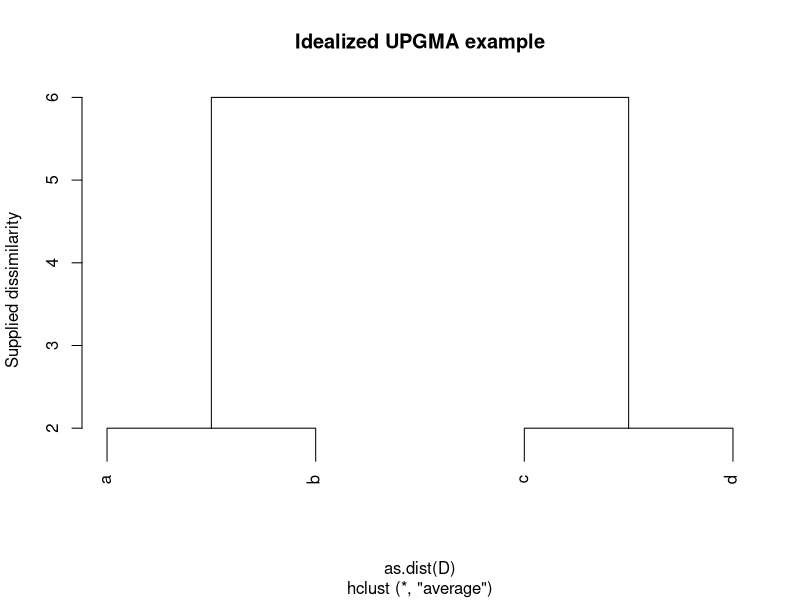

This figure's R source:
## ---- chunk 1
D <- matrix(c(0,2,6,6,2,0,6,6,6,6,0,2,6,6,2,0),4,4,byrow=TRUE,
 dimnames=list(c("a","b","c","d"),c("a","b","c","d")))
stopifnot(isSymmetric(D),all(diag(D)==0),all(D>=0))
sums <- c(ab_cd=D[1,2]+D[3,4],ac_bd=D[1,3]+D[2,4],ad_bc=D[1,4]+D[2,3])
sums
stopifnot(sums[2]==sums[3],sums[1]<sums[2])
## ---- chunk 2
fit <- hclust(as.dist(D),method="average")
plot(fit,ylab="Supplied dissimilarity",main="Idealized UPGMA example")
reconstructed <- as.matrix(cophenetic(fit))
stopifnot(max(abs(reconstructed-D))<1e-12)
fit$height
## ---- chunk 3
changed <- D; changed[1,3] <- changed[3,1] <- 8
other <- hclust(as.dist(changed),method="average")
c(max_cophenetic_discrepancy=max(abs(as.matrix(cophenetic(other))-changed)))
